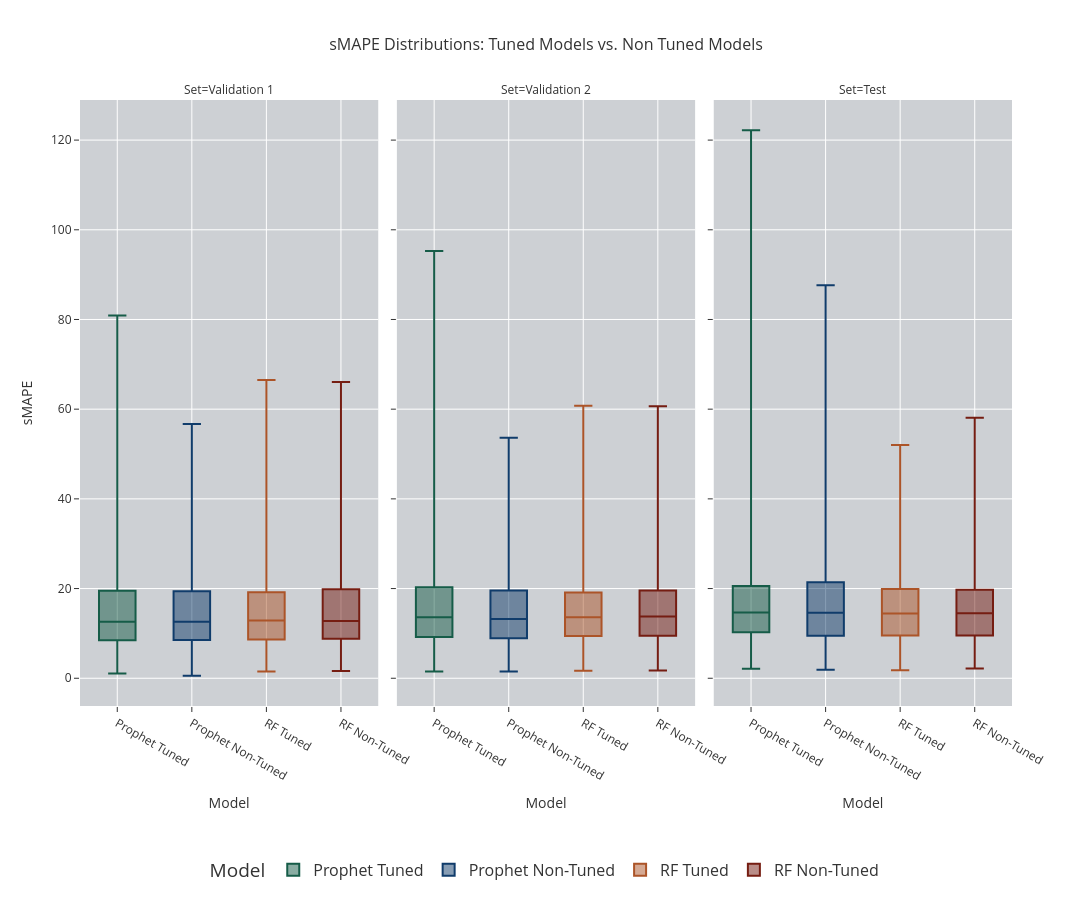

The notebook cell this image was saved under:
### Code cell
Box = px.box(
    title='sMAPE Distributions: Tuned Models vs. Non Tuned Models',
    data_frame=df_Metrics,
    x='Model',
    y='sMAPE',
    width=1500,
    height=900,
    color='Model',
    color_discrete_map=color_discrete_map,
    template='ggplot2',
    facet_col='Set',
    points=False,
)

Box.update_layout(
     title_font=dict(size=16),  # Set the title font size
    font=dict(size=12),  # Set general font size for labels and axis titles
            hoverlabel=dict(
                font_size=20  # Set font size for hover data
            ),
             legend=dict(
                orientation='h',       
                yanchor='bottom',     
                y=-0.3,               
                xanchor='center',      
                 x=0.5,                 
                font=dict(size=16)     
            ),
            plot_bgcolor="#CDD0D4", 
)

Box.show()

### Figure 1 — Plotly figure (JSON) as saved in the notebook; plotly's stock layout.template omitted (floating-point values rounded to 4 significant figures; data arrays with more than 128 entries replaced by an {"elided": "..."} marker saying what was removed)
{"data": [{"alignmentgroup": "True", "boxpoints": false, "hovertemplate": "Model=%{x}<br>Set=Validation 1<br>sMAPE=%{y}<extra></extra>", "legendgroup": "Prophet Tuned", "marker": {"color": "#165C48"}, "name": "Prophet Tuned", "notched": false, "offsetgroup": "Prophet Tuned", "orientation": "v", "showlegend": true, "type": "box", "x": {"elided": "554 str values"}, "x0": " ", "xaxis": "x", "y": {"elided": "554 float values"}, "y0": " ", "yaxis": "y"}, {"alignmentgroup": "True", "boxpoints": false, "hovertemplate": "Model=%{x}<br>Set=Validation 2<br>sMAPE=%{y}<extra></extra>", "legendgroup": "Prophet Tuned", "marker": {"color": "#165C48"}, "name": "Prophet Tuned", "notched": false, "offsetgroup": "Prophet Tuned", "orientation": "v", "showlegend": false, "type": "box", "x": {"elided": "554 str values"}, "x0": " ", "xaxis": "x2", "y": {"elided": "554 float values"}, "y0": " ", "yaxis": "y2"}, {"alignmentgroup": "True", "boxpoints": false, "hovertemplate": "Model=%{x}<br>Set=Test<br>sMAPE=%{y}<extra></extra>", "legendgroup": "Prophet Tuned", "marker": {"color": "#165C48"}, "name": "Prophet Tuned", "notched": false, "offsetgroup": "Prophet Tuned", "orientation": "v", "showlegend": false, "type": "box", "x": {"elided": "554 str values"}, "x0": " ", "xaxis": "x3", "y": {"elided": "554 float values"}, "y0": " ", "yaxis": "y3"}, {"alignmentgroup": "True", "boxpoints": false, "hovertemplate": "Model=%{x}<br>Set=Validation 1<br>sMAPE=%{y}<extra></extra>", "legendgroup": "Prophet Non-Tuned", "marker": {"color": "#103C6B"}, "name": "Prophet Non-Tuned", "notched": false, "offsetgroup": "Prophet Non-Tuned", "orientation": "v", "showlegend": true, "type": "box", "x": {"elided": "554 str values"}, "x0": " ", "xaxis": "x", "y": {"elided": "554 float values"}, "y0": " ", "yaxis": "y"}, {"alignmentgroup": "True", "boxpoints": false, "hovertemplate": "Model=%{x}<br>Set=Validation 2<br>sMAPE=%{y}<extra></extra>", "legendgroup": "Prophet Non-Tuned", "marker": {"color": "#103C6B"}, "name": "Prophet Non-Tuned", "notched": false, "offsetgroup": "Prophet Non-Tuned", "orientation": "v", "showlegend": false, "type": "box", "x": {"elided": "554 str values"}, "x0": " ", "xaxis": "x2", "y": {"elided": "554 float values"}, "y0": " ", "yaxis": "y2"}, {"alignmentgroup": "True", "boxpoints": false, "hovertemplate": "Model=%{x}<br>Set=Test<br>sMAPE=%{y}<extra></extra>", "legendgroup": "Prophet Non-Tuned", "marker": {"color": "#103C6B"}, "name": "Prophet Non-Tuned", "notched": false, "offsetgroup": "Prophet Non-Tuned", "orientation": "v", "showlegend": false, "type": "box", "x": {"elided": "554 str values"}, "x0": " ", "xaxis": "x3", "y": {"elided": "554 float values"}, "y0": " ", "yaxis": "y3"}, {"alignmentgroup": "True", "boxpoints": false, "hovertemplate": "Model=%{x}<br>Set=Validation 1<br>sMAPE=%{y}<extra></extra>", "legendgroup": "RF Tuned", "marker": {"color": "#AC5428"}, "name": "RF Tuned", "notched": false, "offsetgroup": "RF Tuned", "orientation": "v", "showlegend": true, "type": "box", "x": {"elided": "554 str values"}, "x0": " ", "xaxis": "x", "y": {"elided": "554 float values"}, "y0": " ", "yaxis": "y"}, {"alignmentgroup": "True", "boxpoints": false, "hovertemplate": "Model=%{x}<br>Set=Validation 2<br>sMAPE=%{y}<extra></extra>", "legendgroup": "RF Tuned", "marker": {"color": "#AC5428"}, "name": "RF Tuned", "notched": false, "offsetgroup": "RF Tuned", "orientation": "v", "showlegend": false, "type": "box", "x": {"elided": "554 str values"}, "x0": " ", "xaxis": "x2", "y": {"elided": "554 float values"}, "y0": " ", "yaxis": "y2"}, {"alignmentgroup": "True", "boxpoints": false, "hovertemplate": "Model=%{x}<br>Set=Test<br>sMAPE=%{y}<extra></extra>", "legendgroup": "RF Tuned", "marker": {"color": "#AC5428"}, "name": "RF Tuned", "notched": false, "offsetgroup": "RF Tuned", "orientation": "v", "showlegend": false, "type": "box", "x": {"elided": "554 str values"}, "x0": " ", "xaxis": "x3", "y": {"elided": "554 float values"}, "y0": " ", "yaxis": "y3"}, {"alignmentgroup": "True", "boxpoints": false, "hovertemplate": "Model=%{x}<br>Set=Validation 1<br>sMAPE=%{y}<extra></extra>", "legendgroup": "RF Non-Tuned", "marker": {"color": "#751D12"}, "name": "RF Non-Tuned", "notched": false, "offsetgroup": "RF Non-Tuned", "orientation": "v", "showlegend": true, "type": "box", "x": {"elided": "554 str values"}, "x0": " ", "xaxis": "x", "y": {"elided": "554 float values"}, "y0": " ", "yaxis": "y"}, {"alignmentgroup": "True", "boxpoints": false, "hovertemplate": "Model=%{x}<br>Set=Validation 2<br>sMAPE=%{y}<extra></extra>", "legendgroup": "RF Non-Tuned", "marker": {"color": "#751D12"}, "name": "RF Non-Tuned", "notched": false, "offsetgroup": "RF Non-Tuned", "orientation": "v", "showlegend": false, "type": "box", "x": {"elided": "554 str values"}, "x0": " ", "xaxis": "x2", "y": {"elided": "554 float values"}, "y0": " ", "yaxis": "y2"}, {"alignmentgroup": "True", "boxpoints": false, "hovertemplate": "Model=%{x}<br>Set=Test<br>sMAPE=%{y}<extra></extra>", "legendgroup": "RF Non-Tuned", "marker": {"color": "#751D12"}, "name": "RF Non-Tuned", "notched": false, "offsetgroup": "RF Non-Tuned", "orientation": "v", "showlegend": false, "type": "box", "x": {"elided": "554 str values"}, "x0": " ", "xaxis": "x3", "y": {"elided": "554 float values"}, "y0": " ", "yaxis": "y3"}], "layout": {"annotations": [{"font": {}, "showarrow": false, "text": "Set=Validation 1", "x": 0.16, "xanchor": "center", "xref": "paper", "y": 1, "yanchor": "bottom", "yref": "paper"}, {"font": {}, "showarrow": false, "text": "Set=Validation 2", "x": 0.5, "xanchor": "center", "xref": "paper", "y": 1, "yanchor": "bottom", "yref": "paper"}, {"font": {}, "showarrow": false, "text": "Set=Test", "x": 0.84, "xanchor": "center", "xref": "paper", "y": 1, "yanchor": "bottom", "yref": "paper"}], "boxmode": "overlay", "font": {"size": 12}, "height": 900, "hoverlabel": {"font": {"size": 20}}, "legend": {"font": {"size": 16}, "orientation": "h", "title": {"text": "Model"}, "tracegroupgap": 0, "x": 0.5, "xanchor": "center", "y": -0.3, "yanchor": "bottom"}, "plot_bgcolor": "#CDD0D4", "title": {"font": {"size": 16}, "text": "sMAPE Distributions: Tuned Models vs. Non Tuned Models"}, "width": 1500, "xaxis": {"anchor": "y", "categoryarray": ["Prophet Tuned", "Prophet Non-Tuned", "RF Tuned", "RF Non-Tuned"], "categoryorder": "array", "domain": [0, 0.32], "title": {"text": "Model"}}, "xaxis2": {"anchor": "y2", "categoryarray": ["Prophet Tuned", "Prophet Non-Tuned", "RF Tuned", "RF Non-Tuned"], "categoryorder": "array", "domain": [0.34, 0.66], "matches": "x", "title": {"text": "Model"}}, "xaxis3": {"anchor": "y3", "categoryarray": ["Prophet Tuned", "Prophet Non-Tuned", "RF Tuned", "RF Non-Tuned"], "categoryorder": "array", "domain": [0.68, 1.0], "matches": "x", "title": {"text": "Model"}}, "yaxis": {"anchor": "x", "domain": [0, 1], "title": {"text": "sMAPE"}}, "yaxis2": {"anchor": "x2", "domain": [0, 1], "matches": "y", "showticklabels": false}, "yaxis3": {"anchor": "x3", "domain": [0, 1], "matches": "y", "showticklabels": false}}}
